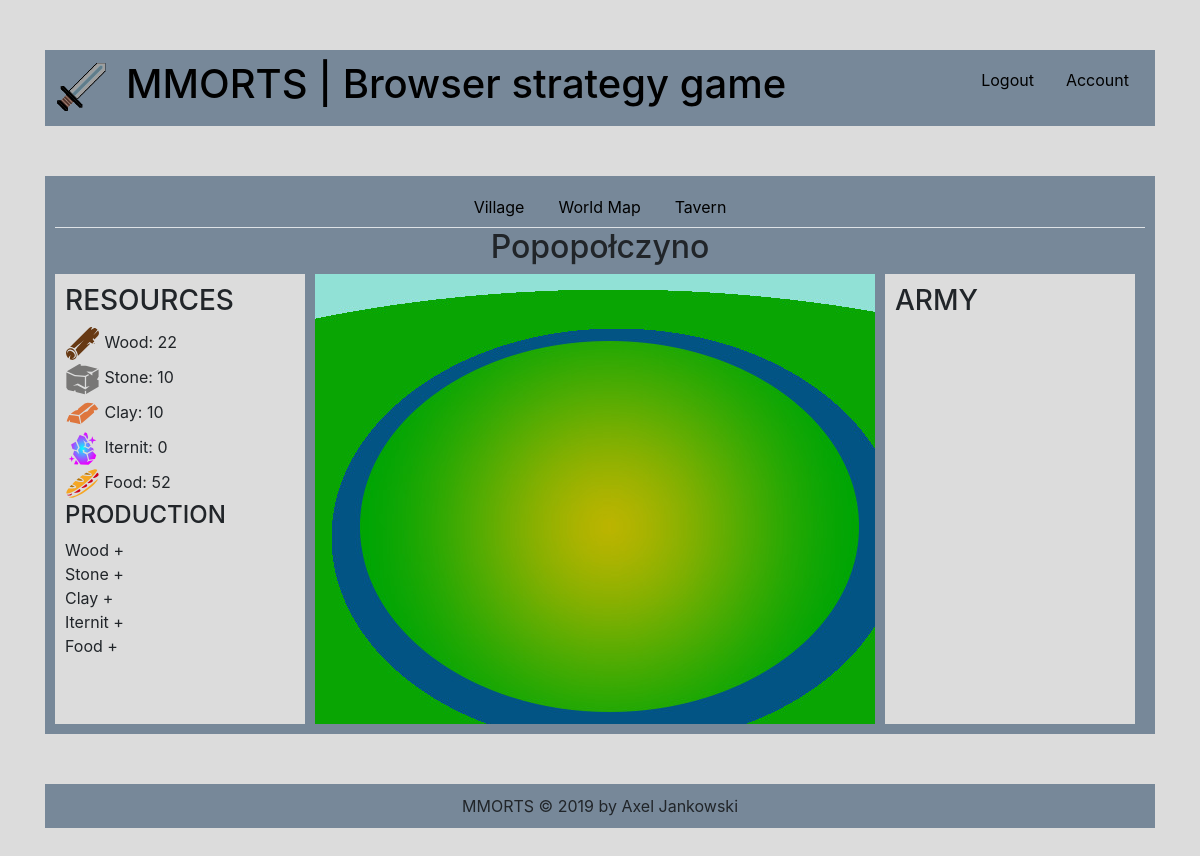
Page / (signed in) on the earlier database version.
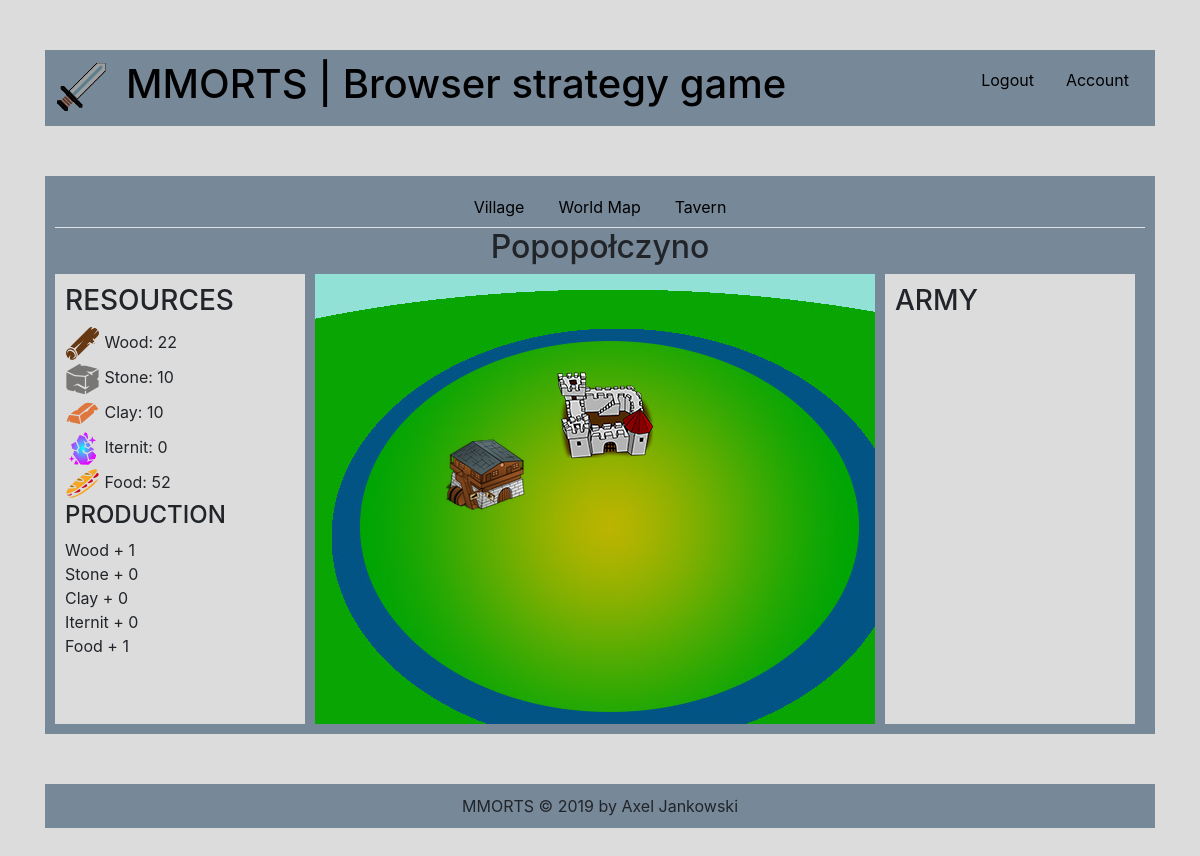
Same page on the later database version.
### tables this page shows
CREATE TABLE `configuration` (
  `id` int(11) NOT NULL,
  `name` varchar(255) NOT NULL,
  `separator` varchar(3) NOT NULL,
  `description` varchar(255) NOT NULL,
  `maintenance` tinyint(1) NOT NULL,
  `logo` varchar(255) NOT NULL
);

CREATE TABLE `cities` (
  `id` int(255) NOT NULL,
  `user_id` int(255) DEFAULT NULL,
  `name` varchar(20) DEFAULT NULL,
  `resources_id` int(255) DEFAULT NULL,
  `buildings_id` int(255) DEFAULT NULL,
  `production_id` int(255) DEFAULT NULL
);

CREATE TABLE `resources` (
  `id` int(255) NOT NULL,
  `user_id` int(255) NOT NULL,
  `city_id` int(255) NOT NULL,
  `wood` int(255) NOT NULL,
  `stone` int(255) NOT NULL,
  `clay` int(255) NOT NULL,
  `iternit` int(255) NOT NULL,
  `food` int(255) NOT NULL
);

CREATE TABLE `building_types` (
  `id` int(255) NOT NULL,
  `type` varchar(255) DEFAULT NULL,
  `level` int(2) DEFAULT NULL,
  `defence` int(255) DEFAULT NULL,
  `wood_production` int(255) DEFAULT NULL,
  `stone_production` int(255) DEFAULT NULL,
  `clay_production` int(255) DEFAULT NULL,
  `iternit_production` int(255) DEFAULT NULL,
  `food_production` int(255) DEFAULT NULL,
  `swordsman_production` int(255) DEFAULT NULL,
  `archer_production` int(255) DEFAULT NULL,
  `knight_production` int(255) DEFAULT NULL
);

### system/config.php (called while the page is built)
<?php
    $dbserver = "localhost";
    $dbusername = "root";
    $dbpassword = "";
    $db = "mmorts";
    $conn = new mysqli($dbserver, $dbusername, $dbpassword, $db);
    if($conn->connect_error) {
        die("Connection failed: ".$conn->connect_error);
    } else {
        $query = "SELECT * FROM configuration";
        $result = mysqli_query($conn, $query);
        $row = mysqli_fetch_assoc($result);
        $title = $row['name'];
        $separator = $row['separator'];
        $description = $row['description'];
        $logo = $row['logo'];
        $maintenance = $row['maintenance'];
    }
?>

### system/includes.php (called while the page is built)
<?php
    require_once("system/functions.php");
    require_once("system/config.php");
?>

### frontend/index.php (the view, shortened to what this page needs)
<?php
    global $title;
    global $separator;
    global $description;
    global $logo;
?>
<html lang="en">
    <head>
        <?php require_once("frontend/templates/html-head.php"); ?>
    </head>
    <body>
        <div class="container">
            <?php require_once("frontend/templates/header.php"); ?>
            <div class="layer">
                <div class="content">
                            <?php
                        if(isset($_SESSION['loggedin'])) {
                            require_once("frontend/templates/navigation.php");
                            $dbserver = "localhost";
                            $dbusername = "root";
                            $dbpassword = "";
                            $db = "mmorts";
                            $conn = new mysqli($dbserver, $dbusername, $dbpassword, $db);
                            $username = $_SESSION['loggedin'];
                            $query = "SELECT id FROM users WHERE username = '$username'";
                            $result = mysqli_query($conn, $query);
                            $row = mysqli_fetch_assoc($result);
                            $userId = $row['id'];
                            $query = "SELECT id, name, resources_id FROM cities WHERE user_id = '$userId'";
                            $result = mysqli_query($conn, $query);
                            $row = mysqli_fetch_assoc($result);
                            $cityId = $row['id'];
                            $cityName = $row['name'];
                            $cityResourcesId = $row['resources_id'];
                            $query = "SELECT wood, stone, clay, iternit, food FROM resources WHERE id = '$cityResourcesId'";
                            $result = mysqli_query($conn, $query);
                            $row = mysqli_fetch_assoc($result);
                            $wood = $row['wood'];
                            $stone = $row['stone'];
                            $clay = $row['clay'];
                            $iternit = $row['iternit'];
                            $food = $row['food'];
                            $query = "SELECT keep_level, tavern_level, barracks_level FROM buildings WHERE city_id = '$cityId'";
                            $result = mysqli_query($conn, $query);
                            $row = mysqli_fetch_assoc($result);
                            $keepLevel = $row['keep_level'];
                            $tavernLevel = $row['tavern_level'];
                            $query = "SELECT wood_production, stone_production, clay_production, iternit_production, food_production FROM building_types WHERE type = 'keep' AND level = '$keepLevel'";
                            $result = mysqli_query($conn, $query);
                            $row = mysqli_fetch_assoc($result);
                            $keepWood = $row['wood_production'];
                            $keepStone = $row['stone_production'];
                            $keepClay = $row['clay_production'];
                            $keepIternit = $row['iternit_production'];
                            $keepFood = $row['food_production'];
                            ?>
                                <h2 class="text-center"><?php echo $cityName; ?></h2>
                                <div class="village-container">
                                    <div class="resources">
                                        <h3>RESOURCES</h3>
                                        <?php
                                            echo "<img src='frontend/images/icons/wood.svg' class='icon' /> Wood: ".$wood."<br/>";
                                            echo "<img src='frontend/images/icons/stone.svg' class='icon' /> Stone: ".$stone."<br/>";
                                            echo "<img src='frontend/images/icons/clay.svg' class='icon' /> Clay: ".$clay."<br/>";
                                            echo "<img src='frontend/images/icons/iternit.svg' class='icon' /> Iternit: ".$iternit."<br/>";
                                            echo "<img src='frontend/images/icons/food.svg' class='icon' /> Food: ".$food."<br/>";
                                        ?>
                                        <h4>PRODUCTION</h4>
                                        <?php
                                            echo "Wood + ".$keepWood."<br/>";
                                            echo "Stone + ".$keepStone."<br/>";
                                            echo "Clay + ".$keepClay."<br/>";
                                            echo "Iternit + ".$keepIternit."<br/>";
                                            echo "Food + ".$keepFood."<br/>";
                                        ?>
                                    </div>
                                    <div class="village">
                                        <?php
                                            if($keepLevel >= 1) {
                                                ?>
                                                    <div class="keep" title="Keep lvl. <?php echo $keepLevel ?>">
                                                        <a href="index.php?page=index"><img src="frontend/images/keep.png"/></a>
                                                    </div>
                                                <?php
                                            }
                                            if($tavernLevel >= 1) {
                                                ?>
                                                    <div class="tavern" title="Tavern">
                                                        <a href="index.php?page=tavern"><img src="frontend/images/tavern.png"/></a>
                                                    </div>
                                                <?php
                                            }
                                        ?>
                                    </div>
                                    <div class="army">
                                        <h3>ARMY</h3>
                                    </div>
                                </div>
                            <?php
                        } else {
                            ?>
                                <h2>Main</h2>
                                <p>This is the main page.</p>
                            <?php
                        }
                    ?>
                </div>
            </div>
            <?php require_once("frontend/templates/footer.php"); ?>
        </div>
    </body>
</html>

### index.php (shortened to what this page needs)
<?php
    require_once("system/includes.php");
    if ($maintenance == true) {
        echo "The site is under construction.";
    } elseif ($maintenance == false) {
        getPage();
    }
?>

### system/functions.php
<?php
    function getPage() {
        if(isset($_GET['page'])){
            $page = $_GET['page'];
            if($page == "index") {
                require_once("frontend/index.php");
            }
            elseif($page == "worldmap") {
                require_once("frontend/pages/worldmap.php");
            }
            elseif($page == "tavern") {
                require_once("frontend/pages/tavern.php");
            }
            elseif($page == "login") {
                require_once("frontend/pages/login.php");
            }
            elseif($page == "register") {
                require_once("frontend/pages/register.php");
            }
            elseif($page == "logout") {
                session_destroy();
                header("Location: index.php?msg=logoutsuccess");
                die();
            }
        } else {
            require_once("frontend/index.php");
        }
    }
?>

### frontend/templates/html-head.php (shortened to what this page needs)
<link href="frontend/design/css/bootstrap.css" rel="stylesheet">
<link href="frontend/design/css/style.css" rel="stylesheet">

### frontend/templates/header.php
<?php
    global $logo;
?>
<div class="layer">
    <div class="header">
        <div class="logo">
            <a href="index.php?page=index"><img src="frontend/images/<?php echo $logo; ?>" class="responsive" /></a>
        </div>
        <div class="title">
            <h1><a href="index.php?page=index"><?php echo $title.$separator.$description; ?></a></h1>
        </div>
        <?php
            require_once("frontend/templates/account-actions.php");
        ?>
    </div>
</div>

### frontend/templates/account-actions.php (shortened to what this page needs)
<?php
    if(isset($_SESSION['loggedin'])) {
        ?>
            <nav class="nav justify-content-end">
                <a href="index.php?page=logout" class="nav-item nav-link">Logout</a>
                <a href="index.php?page=account" class="nav-item nav-link">Account</a>
            </nav>
        <?php
    }
?>

### frontend/templates/navigation.php
<nav class="nav nav-tabs justify-content-center">
    <a href="index.php?page=index" class="nav-item nav-link">Village</a>
    <a href="index.php?page=worldmap" class="nav-item nav-link">World Map</a>
    <a href="index.php?page=tavern" class="nav-item nav-link">Tavern</a>
</nav>

### frontend/templates/footer.php
<div class="layer">
    <div class="footer">
        <?php echo $title; ?> &copy; 2019 by <a title="axeljankowskii@gmail.com">Axel Jankowski</a>
    </div>
</div>

### frontend/design/css/style.css (style rules this page uses)
body { background-color: gainsboro; }
*:link { color: black; }
.container { width: 1200px; margin: 0 auto; }
.layer { margin-top: 50px; margin-bottom: 50px; }
.header { background-color: lightslategrey; padding: 10px; overflow: hidden; }
.logo { float: left; width: 56px; }
.title { float: left; margin-left: 15px; }
.content { background-color: lightslategrey; width: 100%; display: inline-block; padding: 10px; }
.resources { background-color: gainsboro; width: 250px; height: 450px; float: left; padding: 10px; }
.icon { width: 35px; height: auto; }
.village { background-image: url("../../images/map.jpg"); width: 560px; height: 450px; float: left; margin: 0 10px; }
.keep { position: absolute; margin-left: 240px; margin-top: 90px; }
.tavern { position: absolute; margin-left: 130px; margin-top: 160px; }
.army { background-color: gainsboro; width: 250px; height: 450px; float: left; padding: 10px; }
.footer { background-color: lightslategrey; padding: 10px; text-align: center; }
.responsive { width: 100%; height: auto; }

Differences in the rows shown:
added building_types: wood_production "1", stone_production "0", clay_production "0", iternit_production "0", food_production "1"
